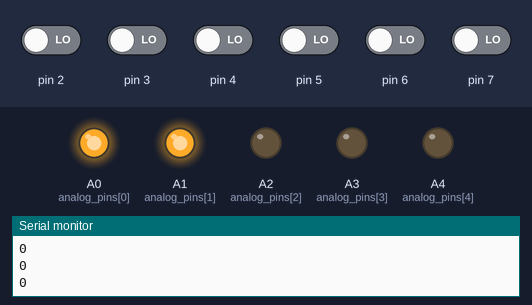
Bench run of a sketch on a simulated Arduino Uno, built with avr-gcc and run on an emulated ATmega328P. Shown: output pins drawn as LEDs (lit = HIGH), the last lines printed to the serial monitor. Inputs (shaded band) come from the test bench; at power-on: pin 2–7 LOW.

Above: at 0.62 s.
At 1.62 s:
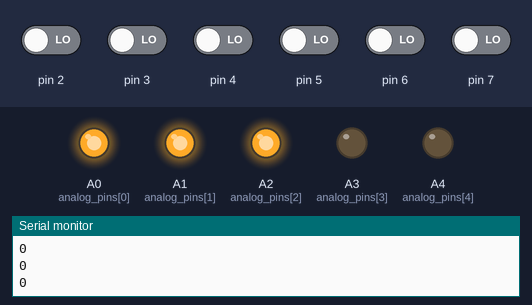
At 2.0 s:
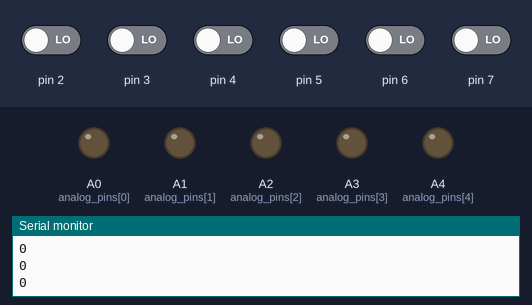
At 3.22 s:
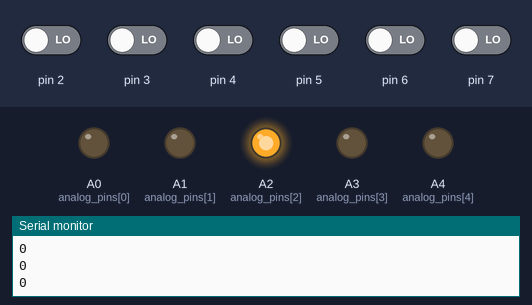
At 4.57 s:
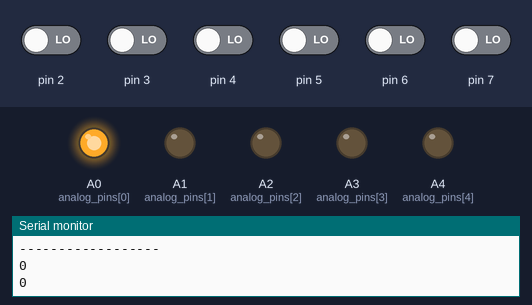
Timing chart, 0 to 4.9 s (numbered marks = the images above):
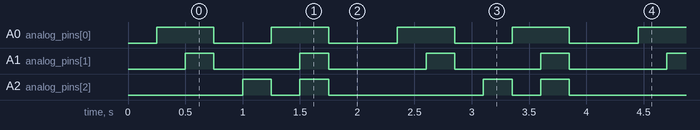

The sketch:

read6116.ino
```cpp
// https://elektro.turanis.de/html/prj129/index.html
// https://www.arduino.cc/reference/en/
//

static const uint8_t analog_pins[] = {A0,A1,A2,A3,A4};

void setup() {
  // initialize serial communication at 9600 bits per second:
  Serial.begin(9600);

  for (int i = 0; i < 5; i++) {
    pinMode(analog_pins[i], OUTPUT);
  }

  DDRB = B00000000; // set PORTB to input

}

void loop() {
//byte x = 0b10101010;  // the 0b prefix indicates a binary constant
byte x = 0b11111111;  // the 0b prefix indicates a binary constant

//  Serial.println(x, BIN); // 10000000
//  bitWrite(x, 2, 0);  // write 1 to the least significant bit of x
//  Serial.println(x, BIN); // 10000001
//

    for(byte i=0; i<8; i++) {
        PINC = i;
  //      Serial.println(PIND);
        Serial.println(PIND, BIN);
        delay(250);
    }
Serial.println("------------------");

//  bitWrite(x, 2, 0);  // write 1 to the least significant bit of x

    delay(100);

}
```

Measured:
- by itself, A0 (analog_pins[0]): alternates HIGH for 0.50 s and LOW for 0.50 s
- by itself, A1 (analog_pins[1]): alternates HIGH for 0.25 s and LOW for 0.75 s
- by itself, A2 (analog_pins[2]): repeats every 2.1 s: LOW 0.25 s, HIGH 0.25 s, LOW 1.4 s, HIGH 0.25 s
